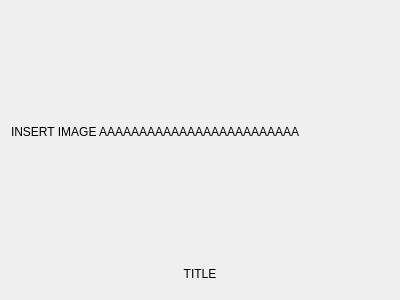
<?xml version="1.0" encoding="UTF-8"?>
<ui version="4.0">
 <class>ArtistWidget</class>
 <widget class="QWidget" name="ArtistWidget">
  <property name="geometry">
   <rect>
    <x>0</x>
    <y>0</y>
    <width>400</width>
    <height>300</height>
   </rect>
  </property>
  <property name="windowTitle">
   <string>Form</string>
  </property>
  <layout class="QVBoxLayout" name="verticalLayout_2">
   <item>
    <widget class="QLabel" name="imgL">
     <property name="sizePolicy">
      <sizepolicy hsizetype="Fixed" vsizetype="Fixed">
       <horstretch>0</horstretch>
       <verstretch>0</verstretch>
      </sizepolicy>
     </property>
     <property name="maximumSize">
      <size>
       <width>300</width>
       <height>300</height>
      </size>
     </property>
     <property name="text">
      <string>INSERT IMAGE AAAAAAAAAAAAAAAAAAAAAAAAA</string>
     </property>
     <property name="scaledContents">
      <bool>true</bool>
     </property>
    </widget>
   </item>
   <item>
    <widget class="QLabel" name="titleL">
     <property name="maximumSize">
      <size>
       <width>16777215</width>
       <height>30</height>
      </size>
     </property>
     <property name="text">
      <string notr="true">TITLE</string>
     </property>
     <property name="textFormat">
      <enum>Qt::PlainText</enum>
     </property>
     <property name="alignment">
      <set>Qt::AlignCenter</set>
     </property>
    </widget>
   </item>
  </layout>
 </widget>
 <resources/>
 <connections/>
</ui>
